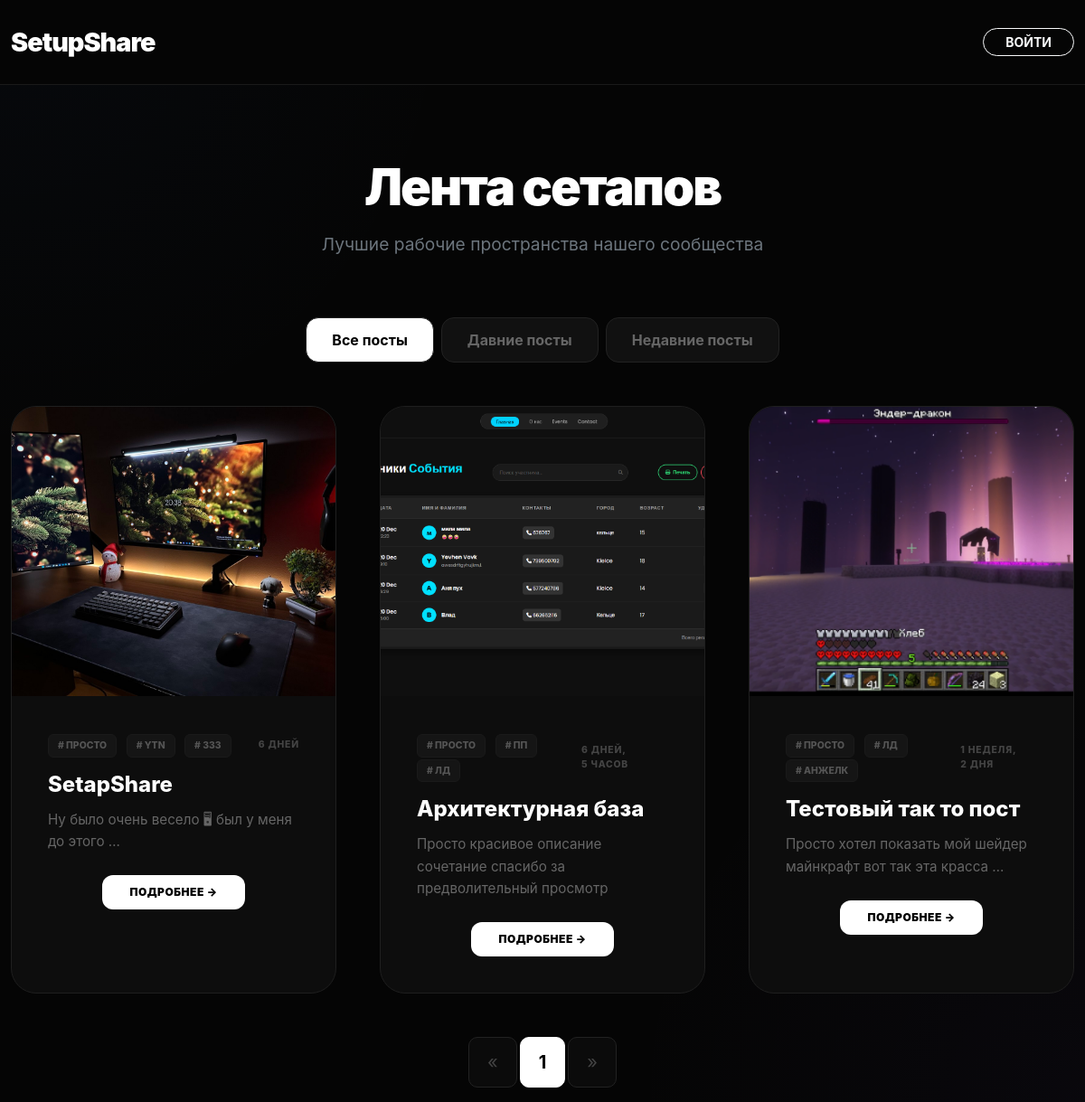
The app's page /, older data.
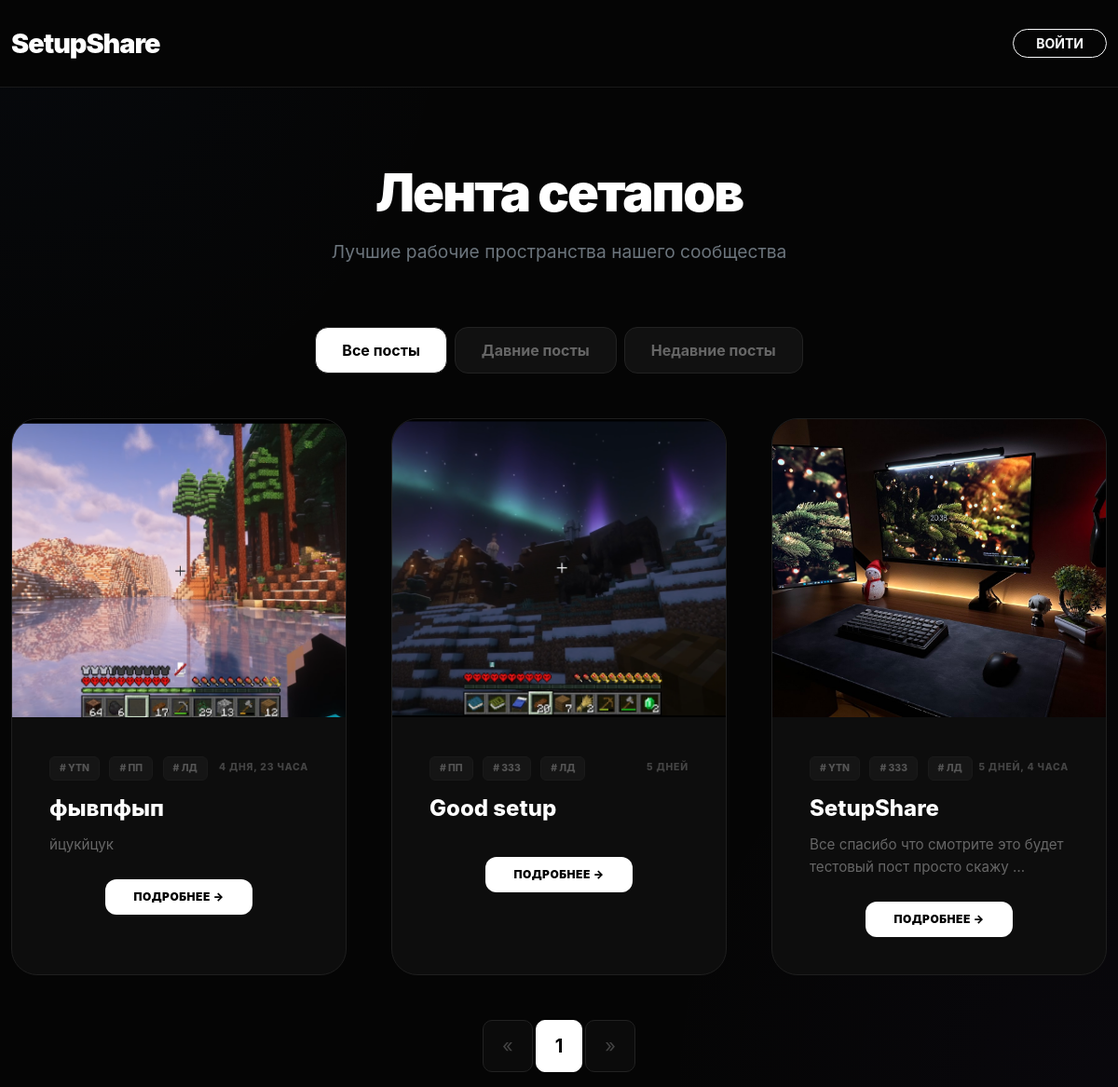
The same page, newer data.
### main/models.py (models this page shows, shortened)
class SetupPosts(models.Model):
    title = models.CharField(max_length=50, verbose_name='Название поста')
    main_photo = models.ImageField(upload_to='main_photo')
    more_photo1 = models.ImageField(upload_to='morePhoto1', blank=True, null=True)
    more_photo2 = models.ImageField(upload_to='morePhoto2', blank=True, null=True)
    more_photo3 = models.ImageField(upload_to='morePhoto3', blank=True, null=True)
    cpu = models.CharField(max_length=20, verbose_name='Процесор')
    gpu = models.CharField(max_length=20, verbose_name='Видеокарта')
    ram = models.CharField(max_length=20, verbose_name='Оперативка')
    ssd = models.CharField(max_length=30, verbose_name='Накопитель')
    monitor = models.CharField(max_length=30, verbose_name='Монитор')
    ps = models.CharField(max_length=30, blank=True, null=True, verbose_name='БП')
    comment = models.CharField(blank=True, null=True, max_length=100, verbose_name='Дополнение')
    story_setup = models.TextField(blank=True, null=True, verbose_name='История Сборки')
    tegs = models.ManyToManyField(Tag, blank=True, verbose_name='Теги', related_name='posts')
    time = models.DateTimeField(auto_now_add=True, verbose_name="Дата публикации")
    likes = models.ManyToManyField(settings.AUTH_USER_MODEL, related_name='post_likes')
    creator = models.ForeignKey(settings.AUTH_USER_MODEL, on_delete=models.CASCADE)

class Tag(models.Model):
    name = models.CharField(max_length=50, verbose_name='Название тега')

### main/views.py (the view)
# urls.py: path('', views.MainPagePostViews.as_view(), name='main_page'),
class MainPagePostViews(ListView):
    template_name = 'main/index.html'
    model = SetupPosts
    context_object_name = 'posts'
    ordering = ['-time'] # Сортировка по времени публикации поста, time это поле из модели
    paginate_by = 12
    def get_queryset(self):
        sort = self.request.GET.get('status')
        if sort == 'old':
            return SetupPosts.objects.order_by('time')
        elif sort == 'new':
            return SetupPosts.objects.order_by('-time')
        else:
            return SetupPosts.objects.all().order_by('-time')

### templates/main/index.html (shortened to what this page needs)
{% extends "base.html" %}
{% load static %}
{% block extra_css %}
<link href="https://cdn.jsdelivr.net/npm/bootstrap@5.3.0/dist/css/bootstrap.min.css" rel="stylesheet">
<link rel="stylesheet" href="{% static "common.css" %}">
<link rel="stylesheet" href="{% static "main/index.css" %}">
{% endblock extra_css %}
{% block content %}
    <div class="container">
        <header class="hero-section text-center">
            <h1 class="hero-title">Лента сетапов</h1>
            <p class="hero-subtitle text-secondary">Лучшие рабочие пространства нашего сообщества</p>
        </header>
        <div class="filter-nav d-flex justify-content-center gap-2 mb-5">
            <a href="?status=all" class="filter-btn {% if request.GET.status == 'all' or not request.GET.status %}active{% endif %}">Все посты</a>
            <a href="?status=old" class="filter-btn {% if request.GET.status == 'old'%}active{% endif %}">Давние посты</a>
            <a href="?status=new" class="filter-btn {% if request.GET.status == 'new'%}active{% endif %}">Недавние посты</a>
        </div>
        <div class="row row-cols-1 row-cols-md-2 row-cols-lg-3 g-5 mb-5">
            {% for post in posts %}
            <div class="col">
                <div class="card h-100">
                    <img src="{{ post.main_photo.url }}" class="card-img-top" alt="Setup">
                    <div class="card-body">
                        <div class="d-flex justify-content-between align-items-center mb-3">
                            <div class="tags-group">
                                {% for teg in post.tegs.all|slice:":3" %}
                                <span class="badge-custom"># {{ teg.name|slice:":6"}}</span>
                                {% endfor %}
                            </div>
                            <span class="post-time">{{post.time|timesince}}</span>
                        </div>
                        <h5 class="card-title">{{post.title}}</h5>
                        <p class="card-text">{{post.story_setup|truncatewords:10}}</p>
                        <form action="{% url 'main:detail_post' post.pk %}">
                            <div class="mt-auto d-flex justify-content-center">
                                <button type='submit' onclick="location.href='detail.html'" class="btn-details">ПОДРОБНЕЕ →</button>
                            </div>
                        </form>
                    </div>
                </div>
            </div>
            {% endfor %}
        </div>
    </div>
<nav aria-label="Page navigation" class="mt-5">
  <ul class="pagination pagination-lg justify-content-center setup-pagination">
    {% if page_obj.has_previous %}
      <li class="page-item">
        <a class="page-link" href="?page={{ page_obj.previous_page_number }}" aria-label="Previous">
          <span aria-hidden="true">&laquo;</span>
        </a>
      </li>
    {% else %}
      <li class="page-item disabled"><span class="page-link">&laquo;</span></li>
    {% endif %}
    {% for page_num in page_obj.paginator.page_range %}
      {% if page_obj.number == page_num %}
        <li class="page-item active" aria-current="page">
          <span class="page-link">{{ page_num }}</span>
        </li>
      {% else %}
        <li class="page-item">
          <a class="page-link" href="?page={{ page_num }}">{{ page_num }}</a>
        </li>
      {% endif %}
    {% endfor %}
    {% if page_obj.has_next %}
      <li class="page-item">
        <a class="page-link" href="?page={{ page_obj.next_page_number }}" aria-label="Next">
          <span aria-hidden="true">&raquo;</span>
        </a>
      </li>
    {% else %}
      <li class="page-item disabled"><span class="page-link">&raquo;</span></li>
    {% endif %}
  </ul>
</nav>
{% endblock content %}

### templates/base.html (shortened to what this page needs)
<!DOCTYPE html>
<html lang="en" data-bs-theme="{% block theme %}light{% endblock %}">
<head>
    {% block extra_css %}{% endblock extra_css %}
</head>
<body>
    <nav class="navbar navbar-expand-lg navbar-dark sticky-top">
        <div class="container">
            <a class="navbar-brand " href="{% url 'main:main_page'%}">SetupShare</a>
            <div class="d-flex align-items-center">
            {% if user.is_authenticated %}
                <span class="user-greeting d-none d-md-block">
                    Hi -<span class="user-name">{{ user.username }}!</span>
                </span>
                <a href="{% url 'users:profile' pk=request.user.pk %}" class="btn btn-outline-light btn-sm rounded-pill px-4 fw-bold me-2">ПРОФИЛЬ</a>
                {% if user.is_staff %}
                    <a href="{% url 'admin:index'%}" class="btn btn-outline-info btn-sm rounded-pill px-4 fw-bold me-2">АДМИНКА</a>
                {% endif %}
                <form action="{% url 'users:logout'%}" method="post" style="display: inline;">
                    {% csrf_token %}
                    <button type="submit" class="btn btn-outline-danger btn-sm rounded-pill px-4 fw-bold">ВЫЙТИ</button>
                </form>
            {% else %}
                <a href="{% url 'users:login'%}" class="btn btn-outline-light btn-sm rounded-pill px-4 fw-bold">ВОЙТИ</a>
            {% endif %}
            </div>
        </div>
    </nav>
    {% block content %}
    {% endblock %}
</body>
</html>

### static/common.css (style rules this page uses)
:root { --bg-main: #050505; --bg-card: #0d0d0d; --accent-blue: #3b82f6; --text-main: #e2e8f0; --border-color: #1f1f1f; }
body { background-color: var(--bg-main); background-image: radial-gradient(circle at 0% 0%, rgba(59, 130, 246, 0.03) 0%, transparent 30%), radial-gradient(circle at 100% 100%, rgba(139, 92, 246, 0.03) 0%, transparent 30%); background-attachment: fixed; color: var(--text-main); font-family: 'Inter', system-ui, -apple-system, sans-serif; min-height: 100vh; margin: 0; }
.container { max-width: 1400px; }
.navbar { background: var(--bg-main); border-bottom: 1px solid #1a1a1a; padding: 20px 0; }
.navbar-brand { font-size: 1.8rem; color: #ffffff !important; font-weight: 900; letter-spacing: -1px; }

### static/main/index.css (style rules this page uses)
.hero-section { text-align: center; padding: 80px 0 50px; }
.hero-title { font-size: 3.5rem; font-weight: 900; letter-spacing: -2px; color: #ffffff; margin-bottom: 15px; }
.hero-subtitle { color: #94a3b8; font-size: 1.2rem; }
.filter-nav { display: flex; justify-content: center; gap: 15px; margin-bottom: 70px; }
.filter-btn { background: #111; border: 1px solid #222; color: #666; padding: 12px 28px; border-radius: 14px; font-weight: 700; transition: 0.2s; }
.filter-btn.active { background: #fff; color: #000; }
.card { background: var(--bg-card); border: 1px solid var(--border-color); border-radius: 28px; overflow: hidden; transition: all 0.4s cubic-bezier(0.175, 0.885, 0.32, 1.275); height: 100%; display: flex; flex-direction: column; }
.card-img-top { height: 320px; object-fit: cover; }
.card-body { padding: 40px; display: flex; flex-direction: column; flex-grow: 1; }
.post-time { color: #444; font-size: 0.65rem; font-weight: 800; text-transform: uppercase; letter-spacing: 0.8px; }
.card-title { font-size: 1.5rem; font-weight: 800; color: #ffffff; margin-bottom: 12px; }
.card-text { color: #666; line-height: 1.6; font-size: 0.95rem; margin-bottom: 25px; }
.badge-custom { background: rgba(255, 255, 255, 0.03); color: #555; padding: 4px 10px; border-radius: 6px; font-size: 0.65rem; font-weight: 800; margin-right: 6px; text-transform: uppercase; border: 1px solid #1a1a1a; display: inline-block; }
.btn-details { background: #ffffff; color: #000000; width: fit-content; padding: 10px 30px; border-radius: 12px; font-weight: 900; border: none; text-transform: uppercase; font-size: 0.75rem; letter-spacing: 0.5px; transition: 0.2s; }
a { text-decoration: none; }
.setup-pagination .page-link { background-color: #121212; color: #ffffff; border: 1px solid #2a2a2a; margin: 0 4px; border-radius: 10px !important; transition: all 0.3s ease; padding: 12px 20px; }
.setup-pagination .page-item.active .page-link { background-color: #ffffff !important; color: #000000 !important; border-color: #ffffff !important; font-weight: bold; }
.setup-pagination .page-item.disabled .page-link { background-color: #0b0b0b; color: #444; border-color: #222; }

Row changes from the older to the newer data that the page shows:
removed SetupPosts: main_photo (picture), time "6 ДНЕЙ", title "SetapShare", story_setup "Ну было очень весело 🖥 был у меня до этого …", Tag (name "YTN"), Tag (name "333")
no longer on this page (row unchanged): Tag: name "ПРОСТО"
removed SetupPosts: main_photo (picture), time "6 ДНЕЙ, 5 ЧАСОВ", title "Архитектурная база", story_setup "Просто красивое описание сочетание спасибо за предволительный просмотр", Tag (name "ПП"), Tag (name "ЛД")
removed SetupPosts: main_photo (picture), time "1 НЕДЕЛЯ, 2 ДНЯ", title "Тестовый так то пост", story_setup "Просто хотел показать мой шейдер майнкрафт вот так эта красса …", Tag (name "ЛД")
no longer on this page (row unchanged): Tag: name "АНЖЕЛК", shown under "1 НЕДЕЛЯ, 2 ДНЯ"
added SetupPosts: main_photo (picture), time "4 ДНЯ, 23 ЧАСА", title "фывпфып", story_setup "йцукйцук", Tag (name "YTN"), Tag (name "ПП"), Tag (name "ЛД")
added SetupPosts: main_photo (picture), time "5 ДНЕЙ", title "Good setup", Tag (name "ПП"), Tag (name "333"), Tag (name "ЛД")
added SetupPosts: main_photo (picture), time "5 ДНЕЙ, 4 ЧАСА", title "SetupShare", story_setup "Все спасибо что смотрите это будет тестовый пост просто скажу …", Tag (name "YTN"), Tag (name "333"), Tag (name "ЛД")
